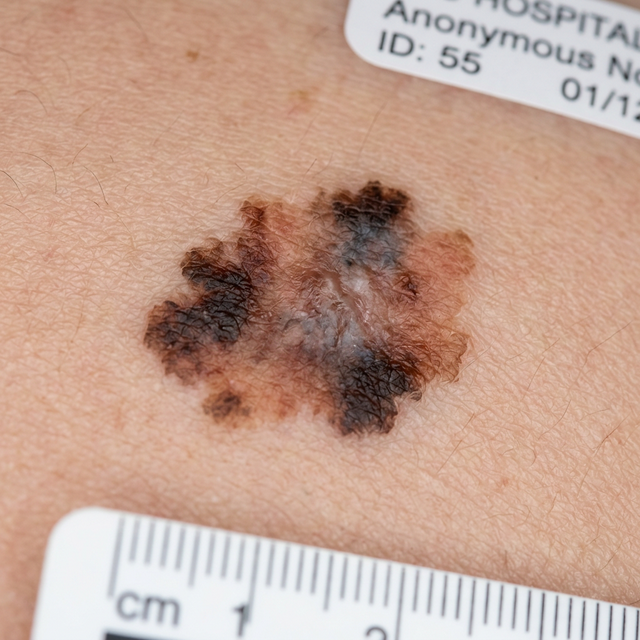
#> input picture data/raw/melanoma/melanoma_1.png, 640 x 640 px
$ python test_advanced_cv.py
#> lines starting #> are read from the running program, lines starting #| are printed output that depends on the picture; after the words box and inside, x2 and y2 are one past the last pixel; in counts of white or black regions, pixels touching at a corner belong together
### utils/data_processing.py
import cv2
import os
import numpy as np
import random
from pathlib import Path

def augment_image(image):
    """Menerapkan kombinasi augmentasi akurat ke satu gambar."""
    aug_img = image.copy()
    h, w = aug_img.shape[:2]

    # 1. Random Rotation (-90 to 90 degrees) with safe border reflection
    if random.random() > 0.3:
        angle = random.uniform(-90, 90)
        M = cv2.getRotationMatrix2D((w/2, h/2), angle, 1.0)
        aug_img = cv2.warpAffine(aug_img, M, (w, h), borderMode=cv2.BORDER_REFLECT_101)

    # 2. Random Scale / Zoom (80% to 120%)
    if random.random() > 0.4:
        scale = random.uniform(0.8, 1.2)
        M = cv2.getRotationMatrix2D((w/2, h/2), 0, scale)
        aug_img = cv2.warpAffine(aug_img, M, (w, h), borderMode=cv2.BORDER_REFLECT_101)

    # 3. Flips
    if random.random() > 0.5:
        aug_img = cv2.flip(aug_img, 1) # Horizontal
    if random.random() > 0.5:
        aug_img = cv2.flip(aug_img, 0) # Vertical

    # 4. Color Jittering (Brightness, Contrast, Saturation) via HSV
    if random.random() > 0.5:
        # Pindahkan ke HSV untuk mengatur hue/saturation secara akurat
        hsv = cv2.cvtColor(aug_img, cv2.COLOR_BGR2HSV).astype(np.float32)

        # Penyesuaian Hue (-10 to 10) - cukup tipis agar tidak mengubah tipe penyakit
        hsv[:, :, 0] = hsv[:, :, 0] + random.uniform(-10, 10)

        # Penyesuaian Saturation (0.8 to 1.2)
        hsv[:, :, 1] = hsv[:, :, 1] * random.uniform(0.8, 1.2)

        # Penyesuaian Value/Brightness (0.8 to 1.2)
        hsv[:, :, 2] = hsv[:, :, 2] * random.uniform(0.8, 1.2)

        hsv = np.clip(hsv, 0, 255).astype(np.uint8)
        aug_img = cv2.cvtColor(hsv, cv2.COLOR_HSV2BGR)

    # 5. Edge-Preserving Noise Reduction (Bilateral)
    if random.random() > 0.8:
        aug_img = cv2.bilateralFilter(aug_img, 9, 75, 75)

    return aug_img

def smart_crop(image):
    """
    Cropping akurat berbasis Edge/Contour deteksi untuk mengisolasi lesi.
    """
    # 1. Ubah ke skala abu-abu
    gray = cv2.cvtColor(image, cv2.COLOR_BGR2GRAY)

    # 2. Aplikasikan GaussianBlur untuk mengurangi noise sebelum thresholding
    blurred = cv2.GaussianBlur(gray, (7, 7), 0)

    # 3. Gunakan Otsu's Thresholding
    _, thresh = cv2.threshold(blurred, 0, 255, cv2.THRESH_BINARY_INV + cv2.THRESH_OTSU)

    # 4. Cari kontur
    contours, _ = cv2.findContours(thresh, cv2.RETR_EXTERNAL, cv2.CHAIN_APPROX_SIMPLE)

    H, W = image.shape[:2]

    if contours:
        # Pilih kontur dengan area terbesar
        c = max(contours, key=cv2.contourArea)
        x, y, w, h = cv2.boundingRect(c)

        # Batasi agar bounding box logis (menghindari background aneh)
        area_ratio = (w * h) / (H * W)
        if 0.1 < area_ratio < 0.95:
            # Berikan padding / margin 10%
            margin_x = int(0.1 * w)
            margin_y = int(0.1 * h)

            x1 = max(0, x - margin_x)
            y1 = max(0, y - margin_y)
            x2 = min(W, x + w + margin_x)
            y2 = min(H, y + h + margin_y)

            return image[y1:y2, x1:x2]

    # Fallback: Central crop 80% (jika kontur gagal/citra sulit ditebak)
    return image[int(H*0.1):int(H*0.9), int(W*0.1):int(W*0.9)]

def remove_hair(image):
    """
    Algoritma DullRazor sederhana untuk menghilangkan rambut (noise linear di kulit).
    """
    gray = cv2.cvtColor(image, cv2.COLOR_BGR2GRAY)

    # 1. Morphological BlackHat menonjolkan strukur gelap & tipis (rambut)
    kernel = cv2.getStructuringElement(cv2.MORPH_CROSS, (17, 17))
    blackhat = cv2.morphologyEx(gray, cv2.MORPH_BLACKHAT, kernel)

    # 2. Thresholding untuk membuat mask area rambut
    _, thresh = cv2.threshold(blackhat, 10, 255, cv2.THRESH_BINARY)

    # 3. Inpainting: isi area masked dari pixel sekitar
    inpainted = cv2.inpaint(image, thresh, 1, cv2.INPAINT_TELEA)
    return inpainted

# [57 lines left out: functions preprocess_image, load_and_preprocess_dataset, not called in this run]

### test_advanced_cv.py
import cv2
import numpy as np
from pathlib import Path
from utils.data_processing import remove_hair, smart_crop, augment_image

def main():
    print("==============================================")
    print("   Visualisasi Advanced Computer Vision       ")
    print("==============================================")

    base_dir = Path(__file__).parent.resolve()

    # Cari gambar sampel
    sample_img_path = base_dir / "data" / "raw" / "melanoma" / "melanoma_1.png"
    if not sample_img_path.exists():
        # Fallback ke athlete_foot jika melanoma tidak ada
        sample_img_path = base_dir / "data" / "raw" / "athlete_foot" / "athlete_1.png"

    if not sample_img_path.exists():
        print(f"Error: Tidak dapat menemukan gambar sampel di folder data/raw/")
        return

    # Load Image
    image = cv2.imread(str(sample_img_path))
#> image is the input picture: shape (640, 640, 3); mean B, G, R 146.7, 162.8, 196
    if image is None:
        print("Gagal membaca gambar.")
        return

    # Buat folder output
    output_dir = base_dir / "output" / "test_advanced_cv"
    output_dir.mkdir(parents=True, exist_ok=True)

    print(f"Memproses gambar: {sample_img_path.name}")

    # 0. Original
    cv2.imwrite(str(output_dir / "0_original.png"), image)

    # 1. Hair Removal (DullRazor)
    print("- Step 1: Menerapkan Hair Removal (DullRazor)...")
    hairless_img = remove_hair(image)
#> in remove_hair, `_, thresh = cv2.threshold(blackhat, 10, 255, cv2.THRESH_BINARY)`:
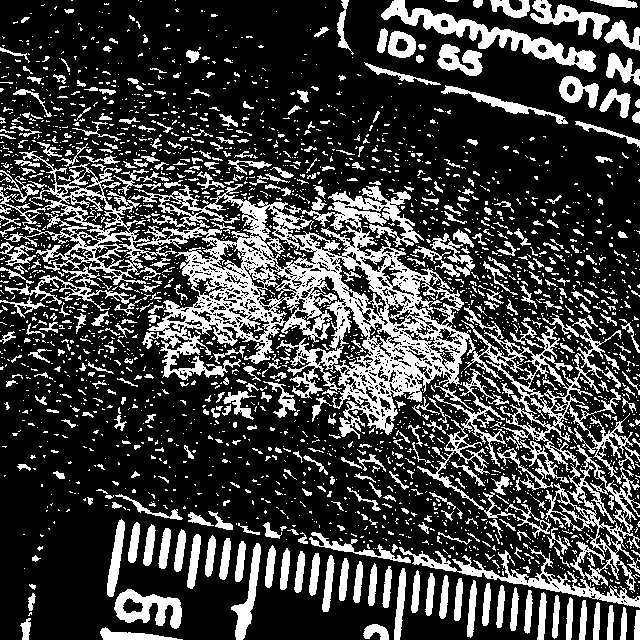
#> thresh: shape (640, 640); 25.8% white; 2753 white regions (2293 under 20 px), largest, box (x1, y1, x2, y2) and area: (0, 151, 476, 439) 33999, (399, 306, 640, 608) 11991, (381, 0, 596, 72) 3208
    cv2.imwrite(str(output_dir / "1_hair_removal.png"), hairless_img)

    # 2. Smart Cropping (Berbasis Kontur Lesi)
    # Kita panggil smart crop dari hasil hair removal
    print("- Step 2: Menerapkan Smart Target Cropping...")
    crop_img = smart_crop(hairless_img)
#> in smart_crop, `_, thresh = cv2.threshold(blurred, 0, 255, cv2.THRESH_BINARY_INV + cv2..`:
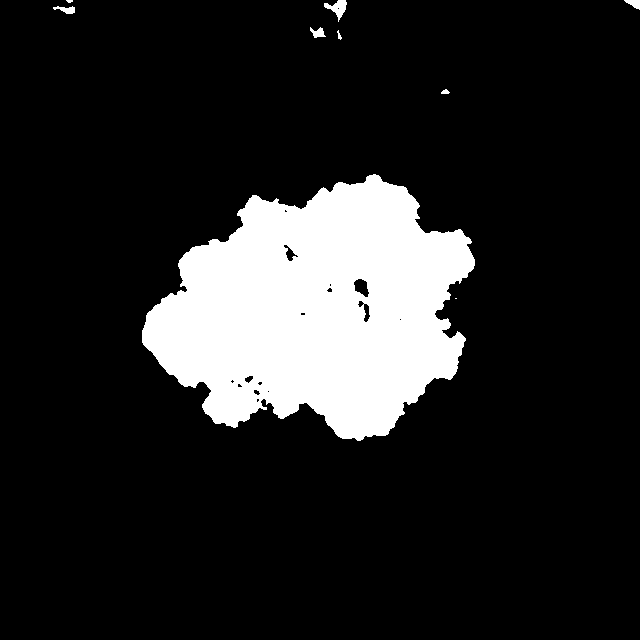
#> thresh: shape (640, 640); 14.4% white; 9 white regions (2 under 20 px)
#> in smart_crop, `contours, _ = cv2.findContours(thresh, cv2.RETR_EXTERNAL, cv2.CHAIN_AP..`: contours = 9 contours, 3 with area under 20; largest, box (x1, y1, x2, y2) and area: (142, 174, 475, 441) 58236, (324, 0, 347, 22) 191, (310, 27, 326, 38) 78, (53, 6, 75, 14) 78, (624, 0, 640, 10) 72, (441, 89, 450, 94) 22
#> in smart_crop, `c = max(contours, key=cv2.contourArea)`: c = contour of 626 points, box (x1, y1, x2, y2) (142, 174, 475, 441), area 58236
#> in smart_crop, `x, y, w, h = cv2.boundingRect(c)`: x = 142; y = 174; w = 333; h = 267
#> in smart_crop, `area_ratio = (w * h) / (H * W)`: area_ratio = 0.217
#> in smart_crop, `margin_x = int(0.1 * w)`: margin_x = 33
#> in smart_crop, `margin_y = int(0.1 * h)`: margin_y = 26
#> in smart_crop, `x1 = max(0, x - margin_x)`: x1 = 109
#> in smart_crop, `y1 = max(0, y - margin_y)`: y1 = 148
#> in smart_crop, `x2 = min(W, x + w + margin_x)`: x2 = 508
#> in smart_crop, `y2 = min(H, y + h + margin_y)`: y2 = 467
    cv2.imwrite(str(output_dir / "2_smart_crop.png"), crop_img)

    # 3. Bilateral Filtering (Edge-Preserving)
    print("- Step 3: Menerapkan Bilateral Filtering...")
    filtered_img = cv2.bilateralFilter(crop_img, 9, 75, 75)
    cv2.imwrite(str(output_dir / "3_bilateral_filter.png"), filtered_img)

    # 4. CLAHE (Contrast Enhancement)
    print("- Step 4: Menerapkan CLAHE (Kontras Cerdas)...")
    lab = cv2.cvtColor(filtered_img, cv2.COLOR_BGR2LAB)
#> lab: shape (319, 399, 3); mean of channels 0, 1, 2 152.5, 141.6, 144.1
    l, a, b = cv2.split(lab)
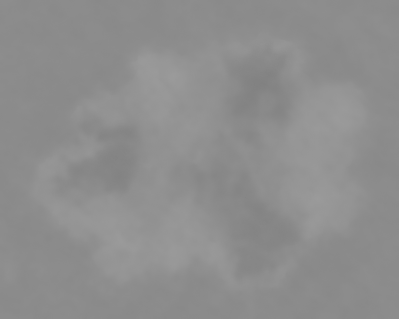
#> a: shape (319, 399); min 129, max 155, mean 141.6
    clahe = cv2.createCLAHE(clipLimit=1.5, tileGridSize=(8, 8))
    cl = clahe.apply(l)
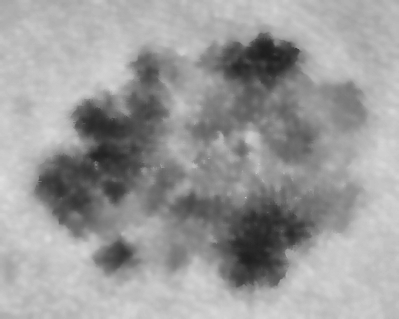
#> cl: shape (319, 399); min 30, max 222, mean 155.1
    enhanced_img = cv2.cvtColor(cv2.merge((cl, a, b)), cv2.COLOR_LAB2BGR)
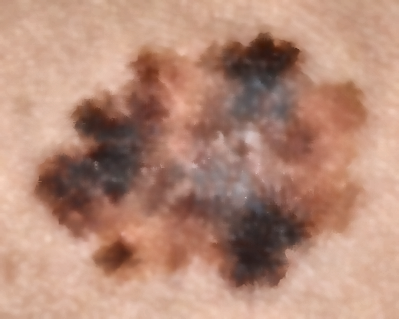
#> enhanced_img: shape (319, 399, 3); mean B, G, R 120.3, 138.7, 180.7
    cv2.imwrite(str(output_dir / "4_clahe_enhancement.png"), enhanced_img)

    # 5. Advanced Augmentation (Rotasi Aman, HSV, Zoom)
    print("- Step 5: Menerapkan Advanced Augmentation (Contoh 3 variasi)...")
    # Karena kita ingin tes visual, formatnya tetap BGR
    # Buat 3 sampel augmentasi dari hasil filter
    for i in range(3):
        # Paksa algoritma mengaugmentasi ini
        # Kita panggil fungsi augment_image yang sudah di-update di augment.py
        aug_img = augment_image(enhanced_img)
        cv2.imwrite(str(output_dir / f"5_augmentation_var{i+1}.png"), aug_img)
#> this loop made 3 passes
#> pass 1, in augment_image, `aug_img = cv2.flip(aug_img, 1)`:
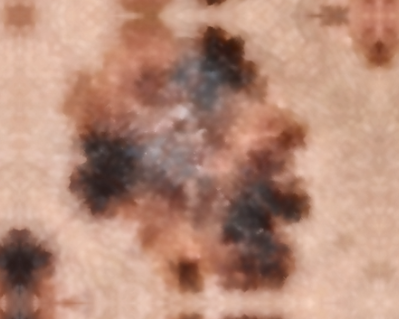
#> aug_img: shape (319, 399, 3); mean B, G, R 121, 139.6, 182.1
#> pass 1, in augment_image, `hsv = cv2.cvtColor(aug_img, cv2.COLOR_BGR2HSV).astype(np.float32)`:
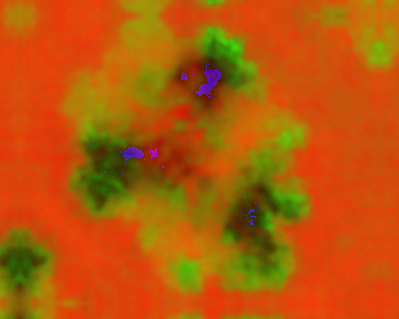
#> hsv: shape (319, 399, 3) float32; mean B, G, R 9.7, 88.3, 182.1

    print("\n==============================================")
    print(f"Selesai! Hasil visualisasi langkah demi langkah disimpan di:\n{output_dir.absolute()}")
    print("Silakan buka foldernya untuk melihat seberapa akurat algoritma bekerja.")
    print("==============================================")

if __name__ == "__main__":
    main()
